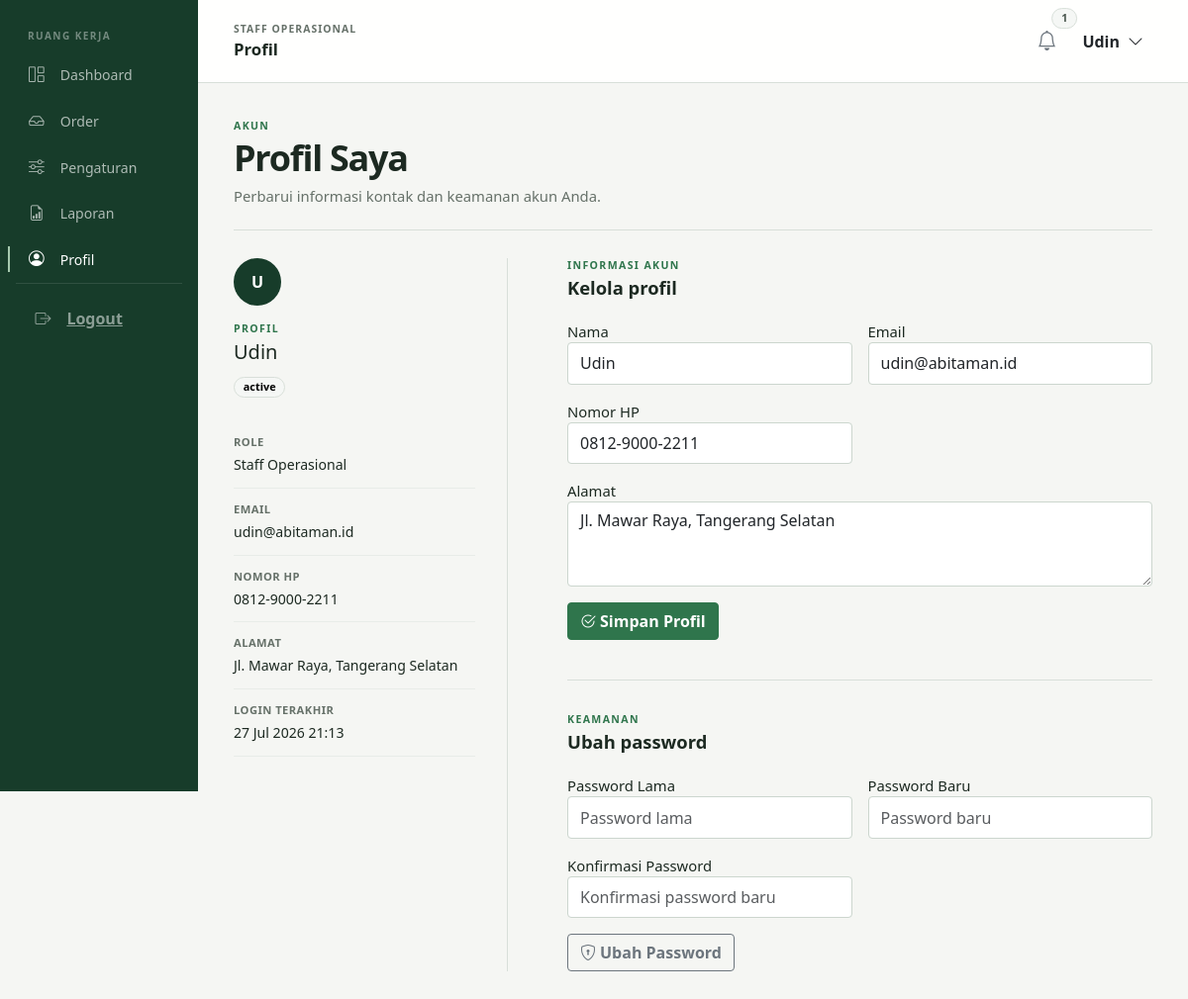
/dashboard.php?page=profil (signed in), run on the app's committed database.
### tables this page shows
CREATE TABLE `users` (
  `id` int(10) unsigned NOT NULL AUTO_INCREMENT,
  `name` varchar(150) NOT NULL,
  `email` varchar(150) NOT NULL,
  `password` varchar(255) NOT NULL,
  `role` enum('customer','pekerja_lapangan','staff','boss') NOT NULL,
  `phone` varchar(30) DEFAULT NULL,
  `address` text DEFAULT NULL,
  `avatar` varchar(255) DEFAULT NULL,
  `status` enum('active','inactive') NOT NULL DEFAULT 'active',
  `last_login_at` datetime DEFAULT NULL,
  `created_at` datetime NOT NULL DEFAULT current_timestamp(),
  `updated_at` datetime NOT NULL DEFAULT current_timestamp() ON UPDATE current_timestamp(),
  PRIMARY KEY (`id`),
  UNIQUE KEY `email` (`email`)
);

### config/database.php (called while the page is built, shortened)
<?php
function db(): PDO
{
    static $pdo = null;
    if ($pdo === null) {
        $host   = $_ENV['DB_HOST'];
        $port   = $_ENV['DB_PORT'];
        $name   = $_ENV['DB_DATABASE'];
        $user   = $_ENV['DB_USERNAME'];
        $pass   = $_ENV['DB_PASSWORD'];
        $socket = trim($_ENV['DB_SOCKET'] ?? '');
        if ($socket !== '') {
            $dsn = "mysql:unix_socket={$socket};dbname={$name};charset=utf8mb4";
        } else {
            $dsn = "mysql:host={$host};port={$port};dbname={$name};charset=utf8mb4";
        }
        $options = [
            PDO::ATTR_ERRMODE            => PDO::ERRMODE_EXCEPTION,
            PDO::ATTR_DEFAULT_FETCH_MODE => PDO::FETCH_ASSOC,
            PDO::ATTR_EMULATE_PREPARES   => false,
        ];
        $pdo = new PDO($dsn, $user, $pass, $options);
    }
    return $pdo;
}
function db_query(string $sql, array $params = []): array
{
    $stmt = db()->prepare($sql);
    $stmt->execute($params);
    return $stmt->fetchAll();
}
function db_first(string $sql, array $params = []): ?array
{
    $stmt = db()->prepare($sql);
    $stmt->execute($params);
    $row = $stmt->fetch();
    return $row ?: null;
}

### data/session_helper.php (called while the page is built, shortened)
<?php
function h($value): string
{
    return htmlspecialchars((string) $value, ENT_QUOTES, 'UTF-8');
}
function format_datetime(?string $value): string
{
    return date('d M Y H:i', strtotime($value));
}
function user_avatar_initial(string $name): string
{
    $parts = preg_split('/\s+/', trim($name));
    $initials = strtoupper(mb_substr($parts[0] ?? 'U', 0, 1));
    return $initials;
}
function normalize_user(array $user): array
{
    $user['avatar_initial'] = user_avatar_initial($user['name'] ?? $user['nama'] ?? 'User');
    $user['nama'] = $user['name'] ?? $user['nama'] ?? 'User';
    $user['no_hp'] = $user['phone'] ?? $user['no_hp'] ?? '';
    return $user;
}
function current_user(): ?array
{
    return isset($_SESSION['abi_user']) ? normalize_user($_SESSION['abi_user']) : null;
}
function refresh_current_user(): void
{
    $user = current_user();
    $fresh = db_first('SELECT id, name, email, role, phone, address, avatar, status FROM users WHERE id = ?', [$user['id']]);
}
function role_label(string $role): string
{
    return match ($role) {
        'customer' => 'Customer',
        'pekerja_lapangan' => 'Pekerja Lapangan',
        'staff' => 'Staff Operasional',
        'boss' => 'Boss',
        default => 'User',
    };
}
function page_label(string $page, string $role): string
{
    $bookingWorkflowLabels = match ($page) {
        'booking_schedule' => match ($role) {
            'pekerja_lapangan' => 'Tugas Survey',
            'boss' => 'Monitoring Jadwal',
            default => 'Jadwal Survey',
        },
        'booking_survey' => match ($role) {
            'pekerja_lapangan' => 'Input Survey',
            'boss' => 'Monitoring Survey',
            default => 'Hasil Survey',
        },
        'booking_estimate' => match ($role) {
            'customer' => 'Estimasi Saya',
            'pekerja_lapangan' => 'Buat Estimasi',
            'boss' => 'Monitoring Estimasi',
            default => 'Estimasi Booking',
        },
        'booking_work' => match ($role) {
            'customer' => 'Progress Pekerjaan',
            'pekerja_lapangan' => 'Pekerjaan Saya',
            'boss' => 'Monitoring Pekerjaan',
            default => 'Pekerjaan',
        },
        'booking_invoice' => match ($role) {
            'customer' => 'Invoice Saya',
            'boss' => 'Monitoring Invoice',
            default => 'Invoice Final',
        },
        'booking_payment' => match ($role) {
            'customer' => 'Pembayaran Saya',
            'boss' => 'Monitoring Pembayaran',
            default => 'Pembayaran',
        },
        default => null,
    };
    return [
        'order' => $role === 'customer' ? 'Order Saya' : 'Order',
        'tasks' => 'Tugas Saya',
        'monitoring' => 'Monitoring',
        'catalog' => 'Katalog Layanan',
        'booking' => $role === 'customer' ? 'Booking Saya' : 'Booking Masuk',
        'booking_detail' => 'Detail Order',
        'estimate_detail' => 'Detail Estimasi',
        'revision_detail' => 'Detail Revisi',
        'invoice_detail' => 'Detail Invoice',
        'payment_detail' => 'Detail Pembayaran',
        'customers' => 'Customer',
        'schedules' => 'Jadwal Survey',
        'pekerja_lapangan' => 'Pekerja Lapangan',
        'materials' => 'Bahan Baku',
        'labor_rates' => 'Harga Tukang',
        'additional_costs' => 'Biaya Tambahan',
        'estimates' => 'Estimasi',
        'revisions' => 'Revisi Estimasi',
        'works' => 'Pekerjaan Saya',
        'invoices' => 'Invoice Final',
        'payments' => 'Pembayaran',
        'users' => 'User Management',
        'settings' => 'Pengaturan',
        'reports' => 'Laporan',
        'activity_logs' => 'Activity Log',
        'progress' => 'Progress Pekerjaan',
        'profil' => 'Profil',
        'monitoring_booking' => 'Monitoring Booking',
        'monitoring_works' => 'Monitoring Pekerjaan',
        'monitoring_pekerja_lapangan' => 'Monitoring Pekerja Lapangan',
        'monitoring_estimates' => 'Monitoring Estimasi',
        'monitoring_invoices' => 'Monitoring Invoice',
        'monitoring_payments' => 'Monitoring Pembayaran',
        'surveys' => 'Tugas Survey',
    ][$page] ?? 'Dashboard';
}
function status_badge_class(string $status): string
{
    return match ($status) {
        'Survey Selesai', 'Estimasi Disetujui', 'Pekerjaan Selesai', 'Lunas', 'Sudah Dibayar', 'Selesai' => 'badge text-bg-success',
        'Menunggu Konfirmasi', 'Menunggu Persetujuan Customer', 'Revisi Estimasi', 'Menunggu Pembayaran',
        'inactive', 'Ditolak', 'Dijadwalkan Ulang', 'Belum Dibayar' => 'badge text-bg-warning',
        'Estimasi Ditolak', 'Dibatalkan' => 'badge text-bg-danger',
        'Survey Dijadwalkan', 'Survey Berlangsung', 'Estimasi Dibuat', 'Dalam Pengerjaan', 'Invoice Final Dibuat',
        'active', 'Draft', 'Dikirim', 'Terjadwal', 'Berlangsung' => 'badge text-bg-info',
        default => 'badge text-bg-secondary',
    };
}
    ?>

### pages/profil.php (the view, shortened to what this page needs)
<?php
$profileData = db_first('SELECT id, name, email, role, phone, address, status, last_login_at FROM users WHERE id=?', [$user['id']]);
?>
<section class="page-intro">
    <div>
        <p class="eyebrow">Akun</p>
        <h1>Profil Saya</h1>
        <p>Perbarui informasi kontak dan keamanan akun Anda.</p>
    </div>
</section>
<section class="profile-layout">
    <aside class="profile-summary">
        <div class="profile-identity">
            <div class="profile-initial" aria-hidden="true"><?= h(strtoupper(substr($profileData['name'] ?: 'U', 0, 1))) ?></div>
            <div>
                <p class="eyebrow">Profil</p>
                <h2><?= h($profileData['name']) ?></h2>
                <span class="<?= status_badge_class($profileData['status']) ?>"><?= h($profileData['status']) ?></span>
            </div>
        </div>
        <dl class="profile-meta">
            <div><dt>Role</dt><dd><?= h(role_label($profileData['role'])) ?></dd></div>
            <div><dt>Email</dt><dd><?= h($profileData['email']) ?></dd></div>
            <div><dt>Nomor HP</dt><dd><?= h($profileData['phone'] ?: '-') ?></dd></div>
            <div><dt>Alamat</dt><dd><?= h($profileData['address'] ?: '-') ?></dd></div>
            <div><dt>Login terakhir</dt><dd><?= h(format_datetime($profileData['last_login_at'])) ?></dd></div>
        </dl>
    </aside>
    <div class="profile-forms">
        <section class="profile-form-section">
            <div class="section-heading">
                <div><p class="eyebrow">Informasi akun</p><h2>Kelola profil</h2></div>
            </div>
            <form data-api-form class="row g-3" method="post">
                <label class="col-md-6">Nama<input class="form-control" name="name" value="<?= h($profileData['name']) ?>" required></label>
                <label class="col-md-6">Email<input class="form-control" type="email" name="email" value="<?= h($profileData['email']) ?>" required></label>
                <label class="col-md-6">Nomor HP<input class="form-control" name="phone" value="<?= h($profileData['phone']) ?>" placeholder="Nomor HP"></label>
                <label class="col-12">Alamat<textarea class="form-control" name="address" rows="3" placeholder="Alamat"><?= h($profileData['address']) ?></textarea></label>
                <div class="col-12 d-flex flex-wrap gap-2"><button class="btn btn-primary" type="submit"><i class="bi bi-check2-circle me-1"></i>Simpan Profil</button></div>
            </form>
        </section>
        <section class="profile-form-section">
            <div class="section-heading">
                <div><p class="eyebrow">Keamanan</p><h2>Ubah password</h2></div>
            </div>
            <form data-api-form class="row g-3" method="post">
                <label class="col-md-6">Password Lama<input class="form-control" type="password" name="current_password" placeholder="Password lama" autocomplete="current-password" required></label>
                <label class="col-md-6">Password Baru<input class="form-control" type="password" name="new_password" placeholder="Password baru" autocomplete="new-password" required></label>
                <label class="col-md-6">Konfirmasi Password<input class="form-control" type="password" name="password_confirm" placeholder="Konfirmasi password baru" autocomplete="new-password" required></label>
                <div class="col-12 d-flex flex-wrap gap-2"><button class="btn btn-outline-secondary" type="submit"><i class="bi bi-shield-lock me-1"></i>Ubah Password</button></div>
            </form>
        </section>
    </div>
</section>

### partials/topbar.php (shortened to what this page needs)
<header class="navbar sticky-top app-topbar">
    <div class="d-flex align-items-center gap-3">
        <div class="app-topbar-title">
            <span><?= h(role_label($role)) ?></span>
            <h1><?= h($pageTitle) ?></h1>
        </div>
    </div>
    <div class="d-flex align-items-center gap-2">
        <?php $roleNotifications = $notifications ?? []; ?>
        <div class="dropdown">
            <button class="btn btn-link p-2 position-relative text-secondary" type="button"
                    data-bs-toggle="dropdown" aria-expanded="false" aria-label="Notifikasi">
                <i class="bi bi-bell fs-5"></i>
                <?php if ($roleNotifications): ?>
                    <span class="position-absolute top-0 start-100 translate-middle badge rounded-pill bg-danger" data-notification-count>
                        <?= count($roleNotifications) ?>
                    </span>
                <?php else: ?>
                    <span class="d-none" data-notification-count>0</span>
                <?php endif; ?>
            </button>
        </div>
        <div class="dropdown">
            <button class="btn btn-link text-dark text-decoration-none d-flex align-items-center gap-2 px-2"
                    type="button" data-bs-toggle="dropdown" aria-expanded="false" aria-label="Menu akun">
                <span class="fw-semibold"><?= h($user['name'] ?? $user['nama']) ?></span>
                <i class="bi bi-chevron-down"></i>
            </button>
        </div>
    </div>
</header>

### assets/css/app.css (style rules this page uses)
:root { --abi-forest: #173c2a; --abi-leaf: #2f754c; --abi-leaf-dark: #205d3b; --abi-soft: #eef3ef; --abi-paper: #ffffff; --abi-canvas: #f5f6f3; --abi-ink: #1c2921; --abi-muted: #667169; --abi-line: #d8dfd9; --abi-line-soft: #e8ece8; --abi-warning: #9a5f19; --abi-danger: #a3433f; --bs-primary: #2f754c; --bs-primary-rgb: 47, 117, 76; --bs-success: #2f754c; --bs-success-rgb: 47, 117, 76; }
body { color: var(--abi-ink); }
.app-shell { min-height: 100vh; color: var(--abi-ink); background: var(--abi-canvas); font-size: .925rem; }
.app-topbar { min-height: 5.25rem; padding: .75rem clamp(1rem, 3vw, 3rem); background: rgba(255, 255, 255, .96); border-bottom: 1px solid var(--abi-line); }
.app-topbar-title span { display: block; color: var(--abi-muted); font-size: .65rem; font-weight: 800; letter-spacing: .1em; text-transform: uppercase; }
.app-topbar-title h1 { margin: .15rem 0 0; font-size: 1.05rem; font-weight: 750; }
.btn { border-radius: .25rem; font-weight: 650; }
.btn-primary, .btn-success { --bs-btn-bg: var(--abi-leaf); --bs-btn-border-color: var(--abi-leaf); --bs-btn-hover-bg: var(--abi-forest); --bs-btn-hover-border-color: var(--abi-forest); --bs-btn-active-bg: var(--abi-forest); --bs-btn-active-border-color: var(--abi-forest); }
.form-control, .form-select { min-height: 2.65rem; border-radius: .25rem; border-color: #ccd6ce; background-color: #fff; }
.page-intro { display: flex; align-items: flex-end; justify-content: space-between; gap: 1.5rem; margin-bottom: 1.8rem; padding-bottom: 1.4rem; border-bottom: 1px solid var(--abi-line); }
.page-intro h1, .page-intro h2 { margin: .15rem 0 .35rem; color: var(--abi-ink); font-size: clamp(1.65rem, 3vw, 2.45rem); font-weight: 720; letter-spacing: -.035em; }
.page-intro p:last-child { margin: 0; color: var(--abi-muted); }
.page-kicker, .eyebrow { margin: 0; color: var(--abi-leaf); font-size: .66rem; font-weight: 800; letter-spacing: .13em; text-transform: uppercase; }
.status-label, .app-shell .badge { display: inline-flex; align-items: center; width: fit-content; padding: .28rem .55rem; color: #49564e; background: #f5f7f5 !important; border: 1px solid var(--abi-line) !important; border-radius: 999px; font-size: .68rem; font-weight: 700; }
.profile-layout { display: grid; grid-template-columns: minmax(15rem, .75fr) minmax(0, 1.6fr); gap: clamp(2rem, 5vw, 5rem); }
.profile-summary { padding-right: 2rem; border-right: 1px solid var(--abi-line); }
.profile-identity { margin-bottom: 1.5rem; }
.profile-identity h2 { margin: .2rem 0 .6rem; font-size: 1.25rem; }
.profile-initial { display: inline-flex; align-items: center; justify-content: center; width: 3rem; height: 3rem; margin-bottom: 1rem; color: #fff; background: var(--abi-forest); border-radius: 50%; font-size: 1rem; font-weight: 750; }
.profile-meta > div { padding: .8rem 0; border-bottom: 1px solid var(--abi-line-soft); }
.profile-meta dt { display: block; color: var(--abi-muted); font-size: .7rem; font-weight: 650; letter-spacing: .04em; text-transform: uppercase; }
.profile-meta dd { margin: .2rem 0 0; color: var(--abi-ink); font-size: .88rem; }
.section-heading { margin-bottom: 1.35rem; }
.section-heading h2 { margin: .2rem 0 0; font-size: 1.15rem; font-weight: 720; }
.profile-form-section + .profile-form-section { margin-top: 2.5rem; padding-top: 2rem; border-top: 1px solid var(--abi-line); }

### data on the page
users: role "STAFF OPERASIONAL", role "Profil", name "Udin", name "U", status "active", role "Staff Operasional", email "udin@abitaman.id", phone "0812-9000-2211", address "Jl. Mawar Raya, Tangerang Selatan", last_login_at "27 Jul 2026 21:13"

### other printed values
$item['label'] "Dashboard"
$item['label'] "Order"
$item['label'] "Pengaturan"
$item['label'] "Laporan"
$item['label'] "Profil"
count($roleNotifications) "1"
